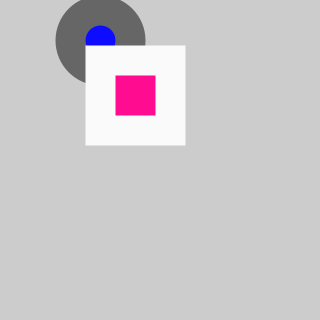
Frame 1 (no input)
Frame 60 (the mouse pressed at the canvas centre just before this capture): identical to frame 1, image omitted
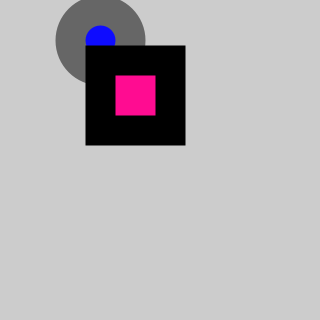
Frame 120 (the mouse held since frame 60 and released just before this capture)

The Processing sketch that drew these frames (run headless with seeded random() and noise(); from frame 60 on, the mouse is pressed at the canvas centre):

// Processing sketch: processing_38569
// ── processing_38569.pde

/* Demonstrating the use of mousePressed*/

void setup() {
  size(320,320);
  smooth();
  strokeWeight(30);
}

void draw() {
  background(204);
  stroke(102);
  fill(14,12,255);
  ellipse(100, 40, 60,60);
  if (mousePressed == true) {
    stroke(0);
  } else {
    stroke(250);
  }
  fill(255,12,145);
  rect(100,60,70,70);
}
